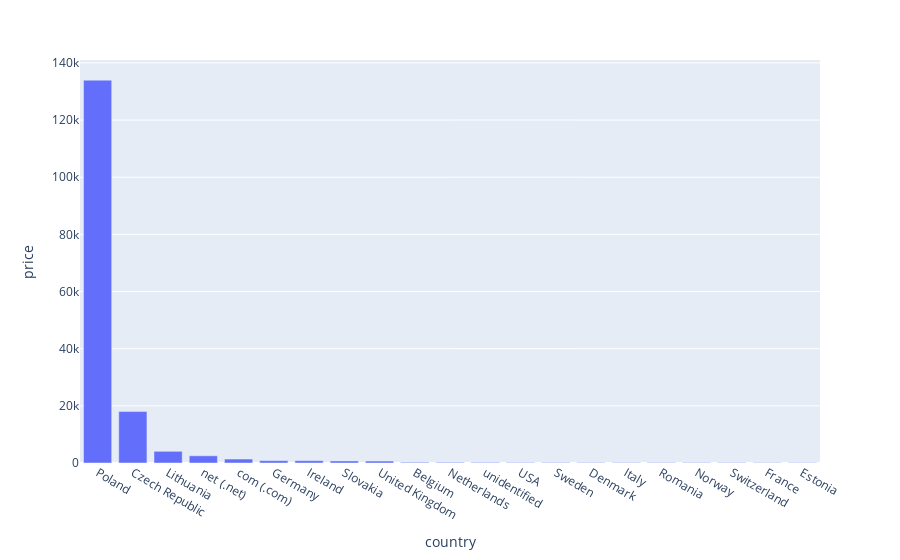

The code cell stored with this chart in its notebook:
### Markdown cell above
## Which country has the most  website visitors?

### Code cell
df7 = df.groupby('country')[['price']].count()
df7 = df7.sort_values(['price'], ascending=False)
df7 = df7.query("price > 100")
fig = px.bar(df7, x=df7.index, y='price')
fig.show()

### Figure 1 — Plotly figure (JSON) as saved in the notebook; plotly's stock layout.template omitted (floating-point values rounded to 4 significant figures)
{"data": [{"alignmentgroup": "True", "hovertemplate": "country=%{x}<br>price=%{y}<extra></extra>", "legendgroup": "", "marker": {"color": "#636efa", "pattern": {"shape": ""}}, "name": "", "offsetgroup": "", "orientation": "v", "showlegend": false, "textposition": "auto", "type": "bar", "x": ["Poland", "Czech Republic", "Lithuania", "net (.net)", "com (.com)", "Germany", "Ireland", "Slovakia", "United Kingdom", "Belgium", "Netherlands", "unidentified", "USA", "Sweden", "Denmark", "Italy", "Romania", "Norway", "Switzerland", "France", "Estonia"], "xaxis": "x", "y": [133963, 18003, 4091, 2522, 1385, 834, 811, 716, 684, 256, 227, 210, 170, 163, 152, 144, 144, 139, 137, 125, 115], "yaxis": "y"}], "layout": {"barmode": "relative", "legend": {"tracegroupgap": 0}, "margin": {"t": 60}, "xaxis": {"anchor": "y", "domain": [0.0, 1.0], "title": {"text": "country"}}, "yaxis": {"anchor": "x", "domain": [0.0, 1.0], "title": {"text": "price"}}}}
